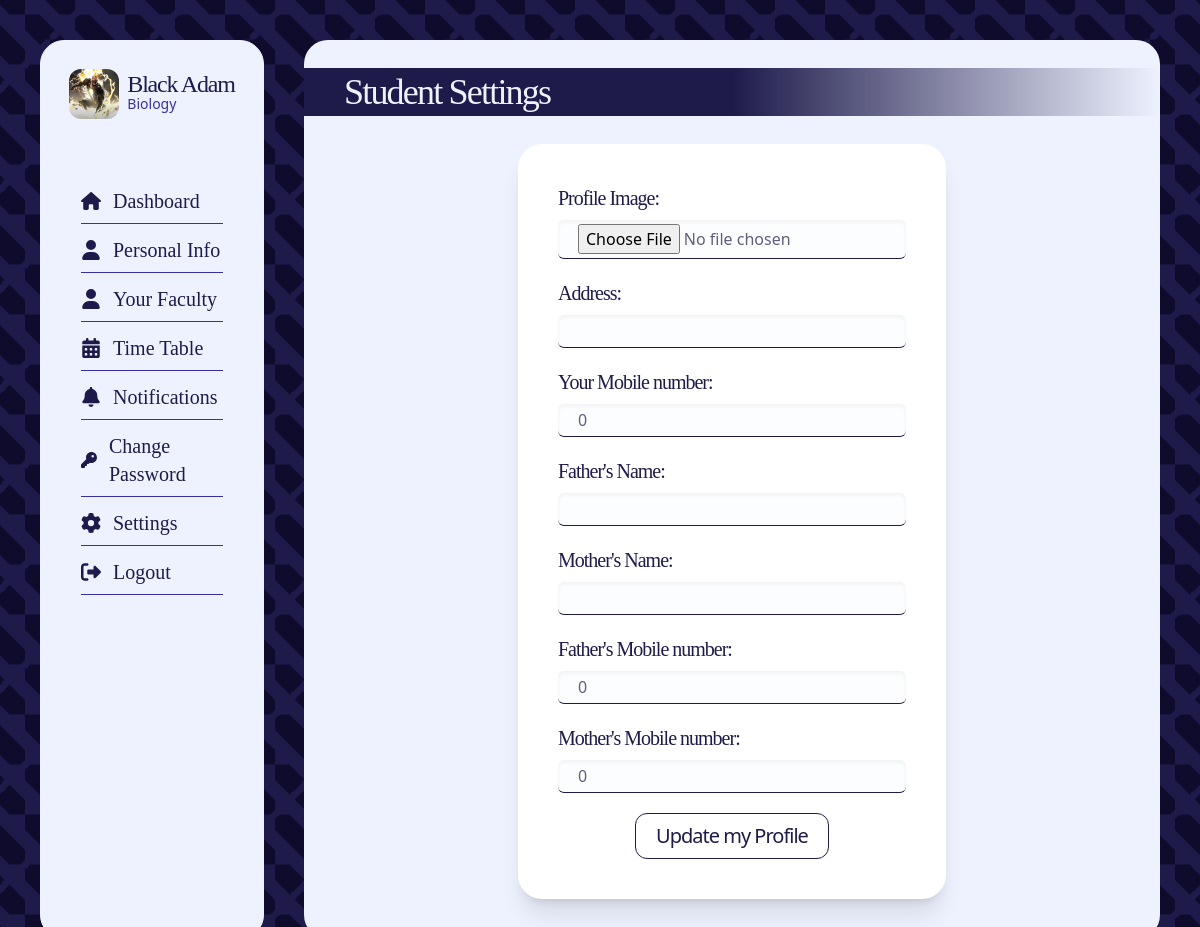
Screenshot of /student_settings/ (signed in) with the database file from the repository.
### core/models.py (models this page shows, shortened)
class Students(models.Model):
    user = models.ForeignKey(User, on_delete=models.CASCADE)
    student_id = models.IntegerField()
    profile_img = models.ImageField(
        upload_to="profile_images", default="blank_profile_picture.jpg", null=True
    )
    address = models.CharField(max_length=100, default="")
    phone = models.IntegerField(default=0)
    course_id = models.ForeignKey(Courses, on_delete=models.CASCADE, null=True)
    father_name = models.CharField(max_length=30, default="")
    mother_name = models.CharField(max_length=30, default="")
    father_phone = models.IntegerField(default=0)
    mother_phone = models.IntegerField(default=0)
    dob = models.DateField(default=datetime.now)

class Courses(models.Model):
    course_name = models.CharField(max_length=100)
    course_id = models.IntegerField()

### core/views.py (the view, shortened to what this page needs)
# urls.py: path("student_settings/", views.student_settings, name="student_settings"),
@login_required(login_url="login")
def student_settings(request):
    user_profile = Students.objects.get(user=request.user)
    return render(request, "student_settings.html", {"user_profile": user_profile})

### templates/student_settings.html (shortened to what this page needs)
{% extends "dash_base.html" %} {% block content %}
<div
	class="bg-indigo-50 backdrop-blur-sm overflow-y-scroll pb-10 rounded-3xl w-full h-full flex flex-col text-indigo-50"
>
	<h1
		class="text-4xl font-light font-serif tracking-tighter text-indigo-50 my-7 px-10 py-1 w-full bg-gradient-to-r from-indigo-950 via-indigo-950 to-transparent"
	>
		Student Settings
	</h1>
	<form
		action=""
		method="POST"
		enctype="multipart/form-data"
		class="p-10 rounded-3xl shadow-xl bg-white self-center text-indigo-950 flex flex-col gap-2 w-1/2"
	>
		<label for="image" class="text-xl tracking-tighter font-serif">
			Profile Image:
		</label>
		<input
			id="image"
			type="file"
			name="image"
			class="text-indigo-950/70 rounded-md mb-3 bg-indigo-100/10 shadow-inner border-b px-5 py-1 border-indigo-950"
		/>
		<label for="address" class="text-xl tracking-tighter font-serif">
			Address:
		</label>
		<input
			type="text"
			name="address"
			id="address"
			value="{{user_profile.address}}"
			class="text-indigo-950/70 rounded-md mb-3 bg-indigo-100/10 shadow-inner border-b px-5 py-1 border-indigo-950"
		/>
		<label for="phone" class="text-xl tracking-tighter font-serif"
			>Your Mobile number:
		</label>
		<input
			type="tel"
			name="phone"
			value="{{user_profile.phone}}"
			id="phone"
			class="text-indigo-950/70 rounded-md mb-3 bg-indigo-100/10 shadow-inner border-b px-5 py-1 border-indigo-950"
		/>
		<label for="father_name" class="text-xl tracking-tighter font-serif"
			>Father's Name:
		</label>
		<input
			type="text"
			name="father_name"
			id="father_name"
			value="{{user_profile.father_name}}"
			class="text-indigo-950/70 rounded-md mb-3 bg-indigo-100/10 shadow-inner border-b px-5 py-1 border-indigo-950"
		/>
		<label for="mother_name" class="text-xl tracking-tighter font-serif"
			>Mother's Name:
		</label>
		<input
			type="text"
			name="mother_name"
			value="{{user_profile.mother_name}}"
			id="mother_name"
			class="text-indigo-950/70 rounded-md mb-3 bg-indigo-100/10 shadow-inner border-b px-5 py-1 border-indigo-950"
		/>
		<label for="father_phone" class="text-xl tracking-tighter font-serif"
			>Father's Mobile number:
		</label>
		<input
			type="tel"
			name="father_phone"
			value="{{user_profile.father_phone}}"
			id="father_phone"
			class="text-indigo-950/70 rounded-md mb-3 bg-indigo-100/10 shadow-inner border-b px-5 py-1 border-indigo-950"
		/>
		<label for="mother_phone" class="text-xl tracking-tighter font-serif"
			>Mother's Mobile number:
		</label>
		<input
			type="tel"
			name="mother_phone"
			value="{{user_profile.mother_phone}}"
			id="mother_phone"
			class="text-indigo-950/70 rounded-md mb-3 bg-indigo-100/10 shadow-inner border-b px-5 py-1 border-indigo-950"
		/>
		<input
			type="submit"
			value="Update my Profile"
			class="tracking-tighter font-medium hover:text-indigo-50 cursor-pointer hover:bg-indigo-950 text-xl px-5 py-2 border-indigo-950 border w-fit self-center rounded-xl"
		/>
	</form>
</div>
{% endblock content %}

### templates/dash_base.html (shortened to what this page needs)
<!DOCTYPE html>
<html lang="en">
	<head>
		<script src="//cdn.tailwindcss.com"></script>
	</head>
	<body class="flex gap-10 h-screen p-10">
		<nav
			class="bg-indigo-50 backdrop-blur h-full rounded-3xl basis-1/5 border border-indigo-50 flex flex-col items-evenly"
		>
			<div
				class="profile py-2 rounded-xl flex justify-center gap-2 items-center mx-5 my-5 bg-indigo-50"
			>
				<div
					class="img bg-[url('{{user_profile.profile_img.url}}')] rounded-xl aspect-square h-[50px] bg-center bg-cover"
				></div>
				<h1
					class="text-2xl font-serif font-medium tracking-tighter text-indigo-950 leading-5"
				>
					{{user_profile.user.username}}
					<span
						class="block text-sm tracking-normal font-sans bg-indigo-50 text-indigo-800"
					>
						{{user_profile.course_id.course_name}}
					</span>
				</h1>
			</div>
			<div
				class="menu p-5 rounded-xl flex flex-col text-xl justify-center gap-3 items-center mx-5 my-5 bg-indigo-50 font-serif"
			>
				<a
					href="/dashboard/"
					class="flex gap-3 items-center border-b border-indigo-800 pb-2 w-full relative after:content-[''] after:absolute after:bottom-0 after:duration-700 text-indigo-950 hover:after:w-full after:h-1 after:bg-indigo-950 after:rounded-full after:left-0 after:w-0"
				>
					Dashboard</a
				>
				<a
					href="/dashboard/dash_personal_info"
					class="flex gap-3 items-center border-b border-indigo-800 pb-2 w-full relative after:content-[''] after:absolute after:bottom-0 after:duration-700 text-indigo-950 hover:after:w-full after:h-1 after:bg-indigo-950 after:rounded-full after:left-0 after:w-0"
				>
					<svg
						xmlns="http://www.w3.org/2000/svg"
						height="20"
						width="20"
						viewBox="0 0 448 512"
					>
						<path
							fill="#1E1B4B"
							d="M224 256A128 128 0 1 0 224 0a128 128 0 1 0 0 256zm-45.7 48C79.8 304 0 383.8 0 482.3C0 498.7 13.3 512 29.7 512H418.3c16.4 0 29.7-13.3 29.7-29.7C448 383.8 368.2 304 269.7 304H178.3z"
						/>
					</svg>
					Personal Info</a
				>
				<a
					href="/dashboard/dash_faculty"
					class="flex gap-3 items-center border-b border-indigo-800 pb-2 w-full relative after:content-[''] after:absolute after:bottom-0 after:duration-700 text-indigo-950 hover:after:w-full after:h-1 after:bg-indigo-950 after:rounded-full after:left-0 after:w-0"
				>
					<svg
						xmlns="http://www.w3.org/2000/svg"
						height="20"
						width="20"
						viewBox="0 0 448 512"
					>
						<path
							fill="#1E1B4B"
							d="M224 256A128 128 0 1 0 224 0a128 128 0 1 0 0 256zm-45.7 48C79.8 304 0 383.8 0 482.3C0 498.7 13.3 512 29.7 512H418.3c16.4 0 29.7-13.3 29.7-29.7C448 383.8 368.2 304 269.7 304H178.3z"
						/>
					</svg>
					Your Faculty</a
				>
				<a
					href="/dashboard/dash_time_table"
					class="flex gap-3 items-center border-b border-indigo-800 pb-2 w-full relative after:content-[''] after:absolute after:bottom-0 after:duration-700 text-indigo-950 hover:after:w-full after:h-1 after:bg-indigo-950 after:rounded-full after:left-0 after:w-0"
				>
					Time Table</a
				>
				<a
					href="/dashboard/dash_notification"
					class="flex gap-3 items-center border-b border-indigo-800 pb-2 w-full relative after:content-[''] after:absolute after:bottom-0 after:duration-700 text-indigo-950 hover:after:w-full after:h-1 after:bg-indigo-950 after:rounded-full after:left-0 after:w-0"
				>
					Notifications</a
				>
				<a
					href="/dashboard/dash_change_pass"
					class="flex gap-3 items-center border-b border-indigo-800 pb-2 w-full relative after:content-[''] after:absolute after:bottom-0 after:duration-700 text-indigo-950 hover:after:w-full after:h-1 after:bg-indigo-950 after:rounded-full after:left-0 after:w-0"
				>
					Change Password</a
				>
				<a
					href="/student_settings/"
					class="flex gap-3 items-center border-b border-indigo-800 pb-2 w-full relative after:content-[''] after:absolute after:bottom-0 after:duration-700 text-indigo-950 hover:after:w-full after:h-1 after:bg-indigo-950 after:rounded-full after:left-0 after:w-0"
				>
					Settings</a
				>
				<a
					href="/logout/"
					class="flex gap-3 items-center border-b border-indigo-800 pb-2 w-full relative after:content-[''] after:absolute after:bottom-0 after:duration-700 text-indigo-950 hover:after:w-full after:h-1 after:bg-indigo-950 after:rounded-full after:left-0 after:w-0"
					>
					Logout
				</a>
			</div>
		</nav>
		<div class="right-sec h-full flex-1">
			{% block content %} {% endblock content %}
		</div>
	</body>
</html>

### rows the page displays
Students: profile_img (picture), user.username "Black Adam", course_id.course_name "Biology", phone "0", father_phone "0", mother_phone "0"
